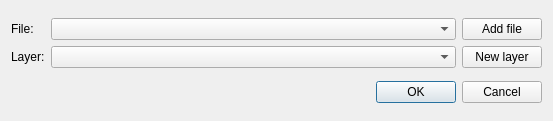
<?xml version="1.0" encoding="UTF-8"?>
<ui version="4.0">
 <class>VectorLayerDialog</class>
 <widget class="QDialog" name="VectorLayerDialog">
  <property name="geometry">
   <rect>
    <x>0</x>
    <y>0</y>
    <width>553</width>
    <height>121</height>
   </rect>
  </property>
  <property name="windowTitle">
   <string>Vector Layer Dialog</string>
  </property>
  <layout class="QGridLayout" name="gridLayout_2">
   <item row="0" column="0">
    <layout class="QGridLayout" name="gridLayout">
     <item row="0" column="0">
      <widget class="QLabel" name="fileLabel">
       <property name="text">
        <string>File:</string>
       </property>
      </widget>
     </item>
     <item row="1" column="2">
      <widget class="QPushButton" name="newLayerPushButton">
       <property name="text">
        <string>New layer</string>
       </property>
      </widget>
     </item>
     <item row="0" column="2">
      <widget class="QPushButton" name="addFilePushButton">
       <property name="text">
        <string>Add file</string>
       </property>
      </widget>
     </item>
     <item row="1" column="0">
      <widget class="QLabel" name="layerLabel">
       <property name="text">
        <string>Layer:</string>
       </property>
      </widget>
     </item>
     <item row="1" column="1">
      <widget class="QComboBox" name="layerComboBox">
       <property name="sizePolicy">
        <sizepolicy hsizetype="Expanding" vsizetype="Fixed">
         <horstretch>0</horstretch>
         <verstretch>0</verstretch>
        </sizepolicy>
       </property>
      </widget>
     </item>
     <item row="0" column="1">
      <widget class="QComboBox" name="fileComboBox">
       <property name="sizePolicy">
        <sizepolicy hsizetype="Expanding" vsizetype="Fixed">
         <horstretch>0</horstretch>
         <verstretch>0</verstretch>
        </sizepolicy>
       </property>
      </widget>
     </item>
    </layout>
   </item>
   <item row="1" column="0">
    <layout class="QHBoxLayout" name="horizontalLayout">
     <item>
      <spacer name="horizontalSpacer">
       <property name="orientation">
        <enum>Qt::Horizontal</enum>
       </property>
       <property name="sizeHint" stdset="0">
        <size>
         <width>508</width>
         <height>20</height>
        </size>
       </property>
      </spacer>
     </item>
     <item>
      <widget class="QDialogButtonBox" name="buttonBox">
       <property name="orientation">
        <enum>Qt::Horizontal</enum>
       </property>
       <property name="standardButtons">
        <set>QDialogButtonBox::Cancel|QDialogButtonBox::Ok</set>
       </property>
      </widget>
     </item>
    </layout>
   </item>
  </layout>
 </widget>
 <resources/>
 <connections>
  <connection>
   <sender>buttonBox</sender>
   <signal>accepted()</signal>
   <receiver>VectorLayerDialog</receiver>
   <slot>accept()</slot>
   <hints>
    <hint type="sourcelabel">
     <x>248</x>
     <y>254</y>
    </hint>
    <hint type="destinationlabel">
     <x>157</x>
     <y>274</y>
    </hint>
   </hints>
  </connection>
  <connection>
   <sender>buttonBox</sender>
   <signal>rejected()</signal>
   <receiver>VectorLayerDialog</receiver>
   <slot>reject()</slot>
   <hints>
    <hint type="sourcelabel">
     <x>316</x>
     <y>260</y>
    </hint>
    <hint type="destinationlabel">
     <x>286</x>
     <y>274</y>
    </hint>
   </hints>
  </connection>
 </connections>
</ui>
